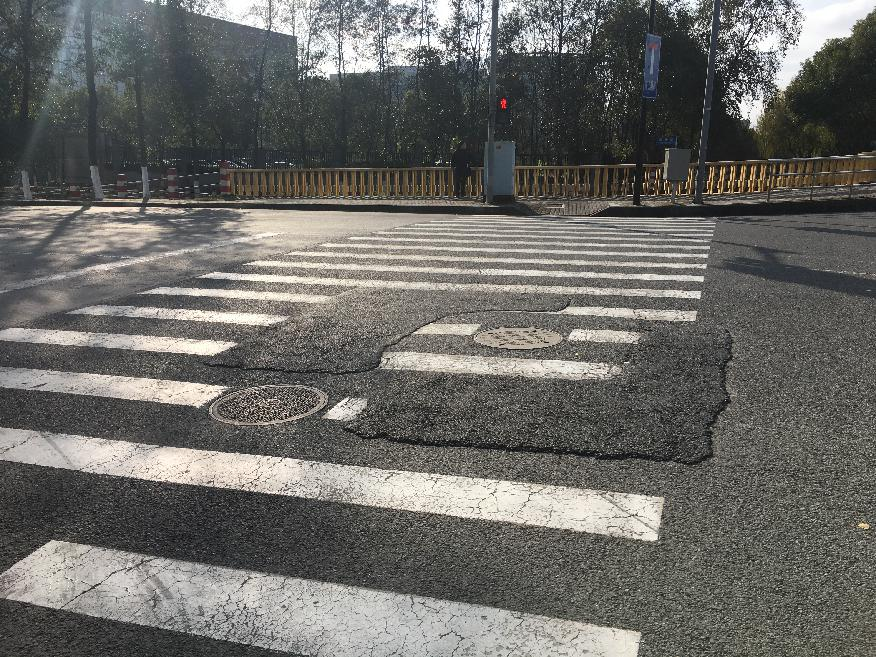
#> input picture dataset/IMG_1750.JPG, 876 x 657 px
$ python -i FeatureExtraction.py   (imports and definitions only)
#> lines starting #> are read from the running program, lines starting #| are printed output that depends on the picture; after the words box and inside, x2 and y2 are one past the last pixel; in counts of white or black regions, pixels touching at a corner belong together
import cv2
import numpy as np
#from scipy import sndimage, signal
from ultralytics import YOLO

class FeatureExtraction:
    def __init__(self):

        # Predefined color ranges for traffic elements
        self.red_light_range_hsv = [(0, 70, 50), (10, 255, 255)]  # Red traffic light
        self.yellow_light_range_hsv = [(20, 100, 100), (30, 255, 255)]  # Yellow light
        self.green_light_range_hsv = [(35, 50, 50), (85, 255, 255)]  # Green light

        # Crosswalk pattern parameters
        #Tweak as needed
        self.crosswalk_stripe_width = 0.4  # meters (typical)
        self.crosswalk_stripe_gap = 0.6  # meters


    def analyze(self, image):

        #Pre-process image
        #Image is grey scaled for more effective edge and pattern detection
        gray_image = cv2.cvtColor(image, cv2.COLOR_BGR2GRAY)
        h, w = gray_image.shape

        features ={}


        #Crosswalk detection (assumption: crosswalks are always present)
        crosswalk_features = self.detect_crosswalk_patterns(image, gray_image)
        features.update(crosswalk_features)

        # Get crosswalk region for further analysis
        crosswalk_mask = crosswalk_features.get('crosswalk_mask', np.zeros((h, w), dtype=np.uint8))
        crosswalk_bbox = crosswalk_features.get('crosswalk_bbox', (0, 0, w, h))

        #Traffic light analysis
        signal_features = self.analyze_traffic_signals(image, crosswalk_bbox)
        features.update(signal_features)

        #Vehicle presence analysis
        vehicle_features = self.analyze_vehicle_presence(image, gray_image, crosswalk_bbox, crosswalk_mask)
        #vehicle_features = self.detect_vehicles(image, crosswalk_bbox)
        features.update(vehicle_features)

        #Pestrian blockage analysis
        pedestrian_features = self.analyze_pedestrian_blockage(image, gray_image, crosswalk_bbox, crosswalk_mask)
        features.update(pedestrian_features)

        return features

    def detect_crosswalk_patterns(self, image, gray_image):
        """
        Detect crosswalk patterns in the image using edge detection and pattern recognition.
        """
        features = {}
        #Canny finds edges by looking for sharp changes in intensity
        edges = cv2.Canny(gray_image, 50, 150)

        # Look for parallel lines pattern (zebra stripes
        lines = cv2.HoughLinesP(edges, 1, np.pi / 180, threshold=100, minLineLength=30, maxLineGap=10)
        features['crosswalk_line_count'] = 0
        features['crosswalk_detected'] = False
        features['crosswalk_confidence'] = 0.0
        if lines is not None and len(lines) > 3:
            # Filter for near-horizontal lines (crosswalk stripes)
            horizontal_lines = 0
            stripe_lengths = []

            for line in lines[:min(50, len(lines))]:
                x1, y1, x2, y2 = line[0]
                angle = np.abs(np.arctan2(y2 - y1, x2 - x1) * 180 / np.pi)

                # Near-horizontal lines (within ±15 degrees)
                if (angle < 15) or (angle > 165):
                    horizontal_lines += 1
                    length = np.sqrt((x2 - x1)**2 + (y2 - y1)**2)
                    stripe_lengths.append(length)

            features['crosswalk_line_count'] = horizontal_lines
            features['avg_stripe_length'] = np.mean(stripe_lengths) if stripe_lengths else 0

            # Check for regular spacing pattern
            #Code from @DeepSeek (revise)
            if horizontal_lines >= 4:
                # Analyze vertical distribution of lines
                midpoints = []
                for line in lines[:min(50, len(lines))]:
                    x1, y1, x2, y2 = line[0]
                    angle = np.abs(np.arctan2(y2 - y1, x2 - x1) * 180 / np.pi)
                    if (angle < 15) or (angle > 165):
                        midpoints.append((y1 + y2) / 2)

                if len(midpoints) >= 4:
                    midpoints_sorted = sorted(midpoints)
                    gaps = np.diff(midpoints_sorted)
                    gap_std = np.std(gaps)

                    # Regular spacing indicates crosswalk
                    if gap_std < 20:  # Heuristic threshold
                        features['crosswalk_detected'] = True
                        features['crosswalk_confidence'] = min(horizontal_lines / 10, 1.0)
                        features['crosswalk_regularity'] = 1.0 - min(gap_std / 10, 1.0)

                        # Estimate crosswalk region
                        y_min, y_max = int(min(midpoints_sorted)), int(max(midpoints_sorted))
                        features['crosswalk_bbox'] = (0, y_min - 20, gray_image.shape[1], y_max + 20)

                        # Create crosswalk mask
                        mask = np.zeros(gray_image.shape, dtype=np.uint8)
                        for line in lines[:min(50, len(lines))]:
                            x1, y1, x2, y2 = line[0]
                            angle = np.abs(np.arctan2(y2 - y1, x2 - x1) * 180 / np.pi)
                            if (angle < 15) or (angle > 165):
                                cv2.line(mask, (x1, y1), (x2, y2), 255, 3)
                        features['crosswalk_mask'] = mask

        return features

    def analyze_traffic_signals(self, image, crosswalk_bbox):
        features = {}
        hsv_image = cv2.cvtColor(image, cv2.COLOR_BGR2HSV)

        #Traffic light detection
        #cv2.inRange creates a binary mask where the colors within the specified range are white (255) and others are black (0)
        red_light_mask = cv2.inRange(hsv_image,
                                    np.array(self.red_light_range_hsv[0]),
                                    np.array(self.red_light_range_hsv[1]))
        yellow_light_mask = cv2.inRange(hsv_image,
                                       np.array(self.yellow_light_range_hsv[0]),
                                       np.array(self.yellow_light_range_hsv[1]))
        green_light_mask = cv2.inRange(hsv_image,
                                      np.array(self.green_light_range_hsv[0]),
                                      np.array(self.green_light_range_hsv[1]))

        # Look for circular shapes (traffic lights)
        red_contours, _ = cv2.findContours(red_light_mask, cv2.RETR_EXTERNAL, cv2.CHAIN_APPROX_SIMPLE)
        green_contours, _ = cv2.findContours(green_light_mask, cv2.RETR_EXTERNAL, cv2.CHAIN_APPROX_SIMPLE)

        features['red_light_detected'] = len(red_contours) > 0
        features['green_light_detected'] = len(green_contours) > 0

        # Analyze pedestrian crossing signals if present
        # Look for "walk" vs "don't walk" signals (typically rectangular with specific colors)
        walk_signal_features = self.detect_pedestrian_signals(image, hsv_image)
        features.update(walk_signal_features)

        # Determine signal state
        if features['red_light_detected'] and not features['green_light_detected']:
            features['signal_state'] = 'red'
            features['signal_safety'] = 0.2
        elif features['green_light_detected'] and not features['red_light_detected']:
            features['signal_state'] = 'green'
            features['signal_safety'] = 0.8
        elif features.get('walk_signal_detected', False):
            features['signal_state'] = 'walk'
            features['signal_safety'] = 0.9
        elif features.get('dont_walk_signal_detected', False):
            features['signal_state'] = 'dont_walk'
            features['signal_safety'] = 0.1
        else:
            features['signal_state'] = 'unknown'
            features['signal_safety'] = 0.5  # Neutral

        return features

    def detect_pedestrian_signals(self, image, hsv_image):
        "Detects pedestrian crossing signals in the image."
        features = {}
        # Define color ranges for walk and don't walk signals
        walk_signal_range_hsv = [(40, 100, 100), (80, 255, 255)]  # Greenish
        dont_walk_signal_range_hsv = [(0, 100, 100), (10, 255, 255)]  # Reddish

        walk_mask = cv2.inRange(hsv_image, np.array([40, 100, 100]), np.array([80, 255, 255]))
        dont_walk_mask = cv2.inRange(hsv_image, np.array([0, 100, 100]), np.array([20, 255, 255]))

        # Find contours for walk signals
        edges = cv2.Canny(cv2.cvtColor(image, cv2.COLOR_BGR2GRAY), 50, 150)
        contours, _ = cv2.findContours(edges, cv2.RETR_EXTERNAL, cv2.CHAIN_APPROX_SIMPLE)

        features['walk_signal_detected'] = False
        features['dont_walk_signal_detected'] = False
        #@DeepSeek code for shape and color analysis
        for contour in contours:
            if cv2.contourArea(contour) > 100:  # Minimum size
                # Approximate shape
                perimeter = cv2.arcLength(contour, True)
                approx = cv2.approxPolyDP(contour, 0.02 * perimeter, True)

                # Check for rectangular shape (4 corners)
                if len(approx) == 4:
                    x, y, w, h = cv2.boundingRect(contour)
                    aspect_ratio = w / float(h)

                    # Typical signal aspect ratio
                    if 0.5 < aspect_ratio < 2.0:
                        # Check color content inside rectangle
                        region_of_interest = image[y:y+h, x:x+w]
                        roi_hsv = cv2.cvtColor(region_of_interest, cv2.COLOR_BGR2HSV)

                        # Check for red/orange content
                        red_in_roi = cv2.inRange(roi_hsv,
                                                np.array([0, 100, 100]),
                                                np.array([20, 255, 255]))
                        red_ratio = np.sum(red_in_roi > 0) / (w * h)

                        # Check for green content
                        green_in_roi = cv2.inRange(roi_hsv,
                                                  np.array([40, 100, 100]),
                                                  np.array([80, 255, 255]))
                        white_ratio = np.sum(green_in_roi > 0) / (w * h)

                        if red_ratio > 0.3:
                            features['dont_walk_signal_detected'] = True
                        elif white_ratio > 0.3:
                            features['walk_signal_detected'] = True

        return features

    def analyze_vehicle_presence(self, image, gray_image, crosswalk_bbox, crosswalk_mask):
        """
        Analyze vehicle presence near the crosswalk.
        """
        features = {}
        x, y, w, h = crosswalk_bbox
        crosswalk_area = gray_image[y:y+h, x:x+w]

        """Analyze vehicles in static scene for immediate threats."""
        features = {}

        x_min, y_min, x_max, y_max = crosswalk_bbox
        crosswalk_region = gray_image[y_min:y_max, x_min:x_max]

        # Edge density in approach zones
        left_approach = gray_image[:, :x_min//2] if x_min > 0 else gray_image[:, :gray_image.shape[1]//4]
        right_approach = gray_image[:, x_max + (gray_image.shape[1] - x_max)//2:] if x_max < gray_image.shape[1] else gray_image[:, 3*gray_image.shape[1]//4:]

        edges_left = cv2.Canny(left_approach, 50, 150)
        edges_right = cv2.Canny(right_approach, 50, 150)

        features['edge_density_left'] = np.sum(edges_left > 0) / edges_left.size
        features['edge_density_right'] = np.sum(edges_right > 0) / edges_right.size

        # Vehicle-like object detection (simple heuristics)
        # Look for dark rectangular shapes near crosswalk
        _, dark_mask = cv2.threshold(gray_image, 60, 255, cv2.THRESH_BINARY_INV)
        dark_contours, _ = cv2.findContours(dark_mask, cv2.RETR_EXTERNAL, cv2.CHAIN_APPROX_SIMPLE)

        vehicle_count = 0
        min_distance_to_crosswalk = float('inf')

        for contour in dark_contours:
            area = cv2.contourArea(contour)
            if 500 < area < 50000:  # Vehicle-sized objects
                x, y, w, h = cv2.boundingRect(contour)
                aspect_ratio = w / float(h)

                # Vehicle-like aspect ratios
                if 1.2 < aspect_ratio < 4.0:
                    vehicle_count += 1

                    # Distance to crosswalk
                    contour_center_y = y + h//2
                    distance_to_crosswalk = abs(contour_center_y - (y_min + y_max)//2)

                    if distance_to_crosswalk < min_distance_to_crosswalk:
                        min_distance_to_crosswalk = distance_to_crosswalk

        features['vehicle_count_nearby'] = vehicle_count
        features['min_vehicle_distance_pixels'] = min_distance_to_crosswalk if min_distance_to_crosswalk != float('inf') else gray_image.shape[0]

        # Normalize distance
        features['vehicle_proximity_threat'] = max(0, 1 - (min_distance_to_crosswalk / gray_image.shape[0]))

        return features

    #Reexamine use
    #DeepSeek code
    def analyze_pedestrian_blockage(self, image, gray_scale_image, crosswalk_bbox, crosswalk_mask):
        """Analyze pedestrians and obstacles in crosswalk."""
        features = {}

        # Human-like shape detection (simplified)
        # Look for vertical elongated shapes with aspect ratio ~0.3-0.6
        edges = cv2.Canny(gray_scale_image, 50, 150)
        contours, _ = cv2.findContours(edges, cv2.RETR_EXTERNAL, cv2.CHAIN_APPROX_SIMPLE)

        pedestrian_count = 0
        pedestrians_in_crosswalk = 0

        for contour in contours:
            area = cv2.contourArea(contour)
            if 1000 < area < 20000:  # Human-sized
                x, y, w, h = cv2.boundingRect(contour)
                aspect_ratio = h / float(w)  # Height/width for humans

                if 1.5 < aspect_ratio < 4.0:  # Human-like aspect ratio
                    pedestrian_count += 1

                    # Check if in crosswalk
                    if crosswalk_mask is not None and crosswalk_mask.size > 0:
                        # Simple check: if contour center is in crosswalk region
                        center_x, center_y = x + w//2, y + h//2
                        if (crosswalk_bbox[0] < center_x < crosswalk_bbox[2] and
                            crosswalk_bbox[1] < center_y < crosswalk_bbox[3]):
                            pedestrians_in_crosswalk += 1

        features['pedestrian_count_total'] = pedestrian_count
        features['pedestrians_in_crosswalk'] = pedestrians_in_crosswalk

        # Obstacle detection in crosswalk
        if crosswalk_mask is not None and crosswalk_mask.any():
            # Look for non-white objects in crosswalk area
            crosswalk_area = cv2.bitwise_and(image, image, mask=crosswalk_mask)
            crosswalk_gray = cv2.cvtColor(crosswalk_area, cv2.COLOR_BGR2GRAY)

            # Threshold to find dark spots (obstacles)
            _, obstacles = cv2.threshold(crosswalk_gray, 150, 255, cv2.THRESH_BINARY_INV)
            obstacle_contours, _ = cv2.findContours(obstacles, cv2.RETR_EXTERNAL, cv2.CHAIN_APPROX_SIMPLE)

            obstacle_area = 0
            for contour in obstacle_contours:
                obstacle_area += cv2.contourArea(contour)

            crosswalk_pixel_count = np.sum(crosswalk_mask > 0)
            features['obstacle_coverage_ratio'] = obstacle_area / crosswalk_pixel_count if crosswalk_pixel_count > 0 else 0
        else:
            features['obstacle_coverage_ratio'] = 0

        return features

    # [18 lines left out: function features_to_tensor, not called in this run]

>>> import cv2
>>> picture = cv2.imread('dataset/IMG_1750.JPG')
#> picture is the input picture: shape (657, 876, 3); mean B, G, R 102.3, 106, 106.7
>>> result = FeatureExtraction().analyze(picture)
#> in detect_crosswalk_patterns, `edges = cv2.Canny(gray_image, 50, 150)`:
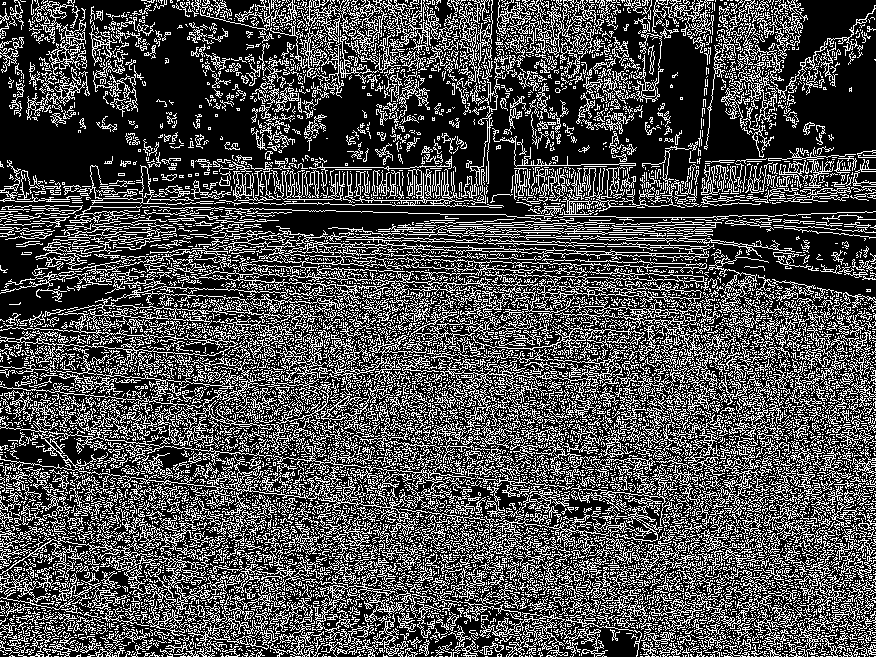
#> edges: shape (657, 876); 29.8% white in thin lines or dots
#> in detect_crosswalk_patterns, `lines = cv2.HoughLinesP(edges, 1, np.pi / 180, threshold=100, minLineL..`: lines = 2222 rows, first 6: [412, 167, 875, 630], [346, 163, 395, 212], [109, 627, 378, 358], [192, 160, 688, 656], [251, 653, 744, 160], [188, 176, 508, 496]
#> the loop in detect_crosswalk_patterns, `for line in lines[:min(50, len(lines))]:` made 50 passes
#> (x1, y1, x2, y2, angle, horizontal_lines, length) on pass 37: (150, 626, 599, 634, 1.02, 1, 449.1)
#> after the loop in detect_crosswalk_patterns, `for line in lines[:min(50, len(lines))]:`: horizontal_lines = 1; stripe_lengths = [449.1]
#> in analyze, `crosswalk_features = self.detect_crosswalk_patterns(image, gray_image)`: crosswalk_features = {'crosswalk_line_count': 1, 'crosswalk_detected': False, 'crosswalk_confidence': 0, 'avg_stripe_length': 449.1}
#> in analyze, `crosswalk_bbox = crosswalk_features.get('crosswalk_bbox', (0, 0, w, h))`: crosswalk_bbox = (0, 0, 876, 657)
#> in analyze_traffic_signals, `red_light_mask = cv2.inRange(hsv_image, np.array(self.red_light_range_..`:
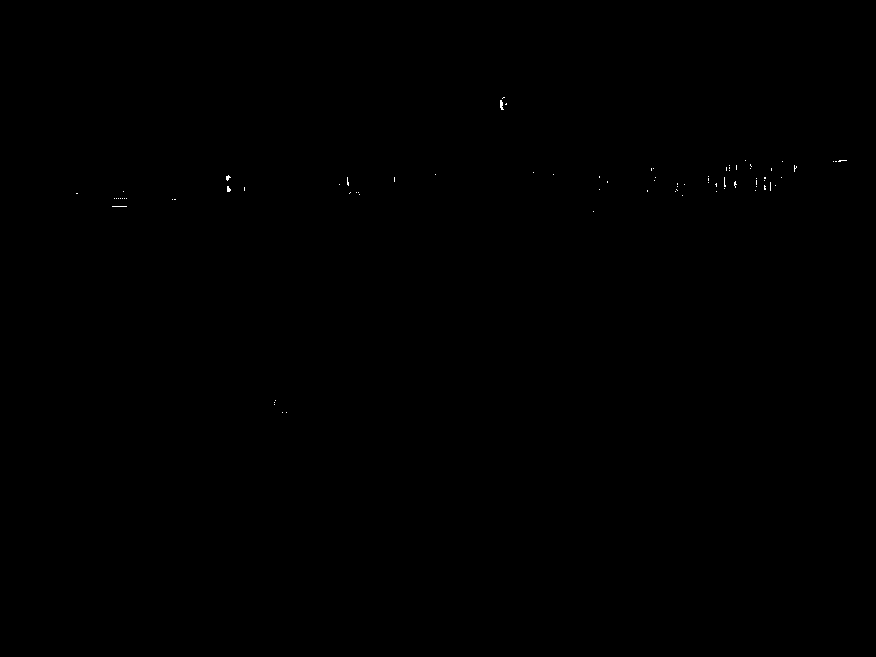
#> red_light_mask: shape (657, 876); 0.05% white in thin lines or dots, all inside (x1, y1, x2, y2) = (76, 97, 847, 413)
#> in analyze_traffic_signals, `yellow_light_mask = cv2.inRange(hsv_image, np.array(self.yellow_light_..`:
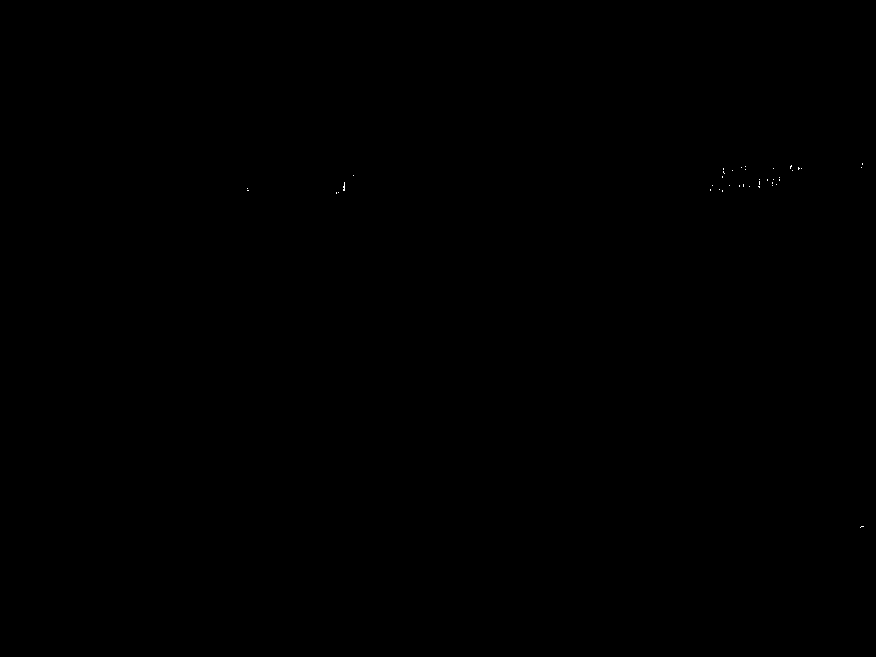
#> yellow_light_mask: shape (657, 876); 0.01% white in thin lines or dots, all inside (x1, y1, x2, y2) = (247, 163, 864, 528)
#> in analyze_traffic_signals, `red_contours, _ = cv2.findContours(red_light_mask, cv2.RETR_EXTERNAL, ..`: red_contours = 80 contours, all with area under 20
#> (the rest of the program and of its run is left out)
